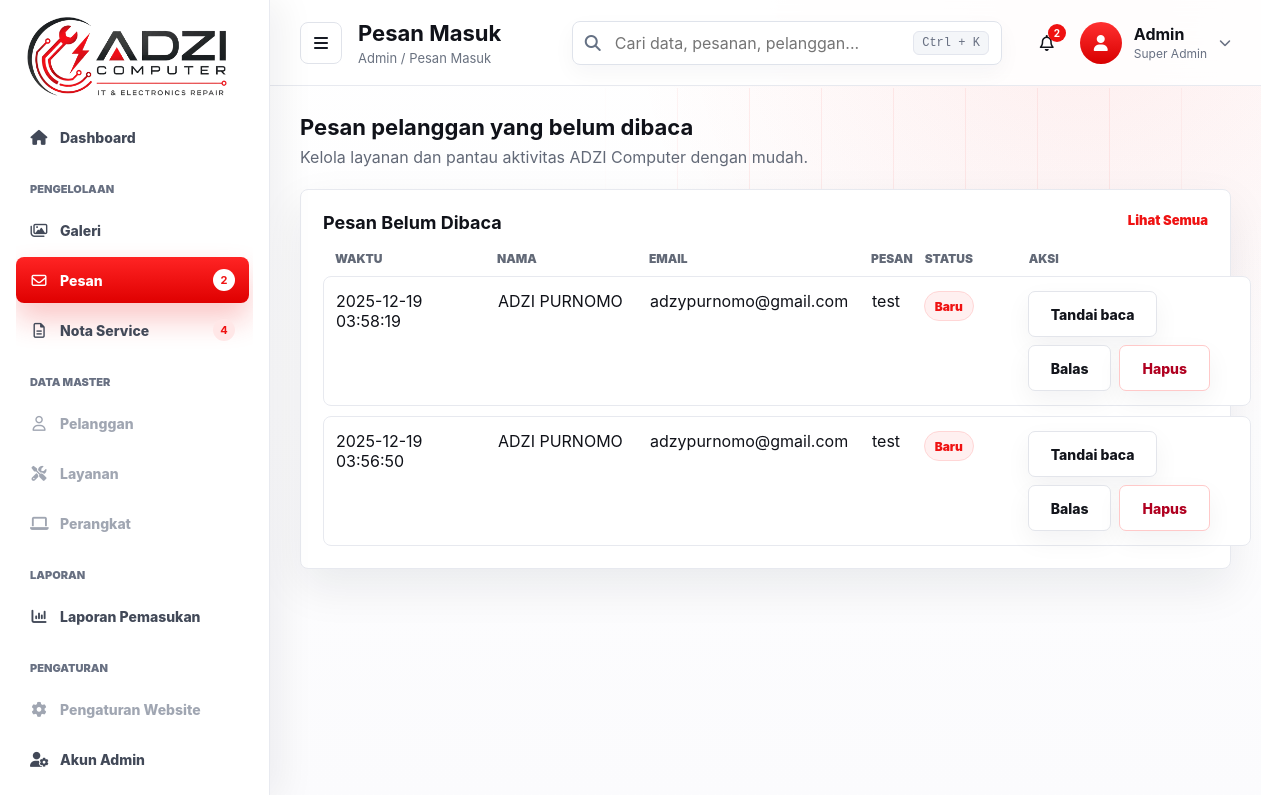
Screenshot of /admin/messages.php?filter=unread (signed in) with the database file from the repository.
### tables this page shows
CREATE TABLE messages (
  id INTEGER PRIMARY KEY AUTOINCREMENT,
  name TEXT NOT NULL,
  email TEXT NOT NULL,
  content TEXT NOT NULL,
  is_read INTEGER DEFAULT 0,
  created_at DATETIME DEFAULT CURRENT_TIMESTAMP
);

### inc/boot.php (called while the page is built, shortened)
<?php
function h($s){ return htmlspecialchars($s ?? '', ENT_QUOTES, 'UTF-8'); }

### admin/messages.php (the view, shortened to what this page needs)
<?php
require __DIR__ . '/guard.php';
require __DIR__ . '/partials/layout.php';
$filter = $_GET['filter'] ?? '';
if ($filter === 'unread') {
  $rows = $pdo->query('SELECT * FROM messages WHERE is_read = 0 ORDER BY created_at DESC')->fetchAll(PDO::FETCH_ASSOC);
} else {
  $rows = $pdo->query('SELECT * FROM messages ORDER BY created_at DESC')->fetchAll(PDO::FETCH_ASSOC);
  $subtitle = 'Kelola pesan pelanggan';
}
?>
    <section class="admin-card admin-section">
      <div class="panel-head">
        <h2><?= $filter === 'unread' ? 'Pesan Belum Dibaca' : 'Daftar Pesan' ?></h2>
        <?php if($filter === 'unread'): ?><a href="messages.php">Lihat Semua</a><?php endif; ?>
      </div>
      <?php if(!$rows): ?>
        <p class="admin-muted">Belum ada pesan masuk.</p>
      <?php else: ?>
        <div class="admin-table">
          <div class="admin-table-head">
            <span>Waktu</span>
            <span>Nama</span>
            <span>Email</span>
            <span>Pesan</span>
            <span>Status</span>
            <span>Aksi</span>
          </div>
          <?php foreach ($rows as $r): ?>
            <div class="admin-table-row">
              <span data-label="Waktu"><?= h($r['created_at']) ?></span>
              <span data-label="Nama"><?= h($r['name']) ?></span>
              <span data-label="Email"><?= h($r['email']) ?></span>
              <span data-label="Pesan"><?= nl2br(h($r['content'])) ?></span>
              <span data-label="Status">
                <?php if($r['is_read']): ?>
                  <span class="status-badge read">Terbaca</span>
                <?php else: ?>
                  <span class="status-badge">Baru</span>
                <?php endif; ?>
              </span>
              <span data-label="Aksi">
                <div class="actions-inline">
                  <?php if(!$r['is_read']): ?>
                    <form method="post">
                      <button class="btn" type="submit">Tandai baca</button>
                    </form>
                  <?php endif; ?>
                  <a class="btn" href="mailto:<?= h($r['email']) ?>?subject=Balasan%20dari%20ADZI%20Computer">Balas</a>
                  <form method="post" onsubmit="return confirm('Hapus pesan dari: <?= h($r['name']) ?> ?')">
                    <button class="btn danger" type="submit">Hapus</button>
                  </form>
                </div>
              </span>
            </div>
          <?php endforeach; ?>
        </div>
      <?php endif; ?>
    </section>

### assets/css/base.css (style rules this page uses)
:root { --bg:#ffffff; --surface:#ffffff; --text:#11131a; --muted:#626977; --line:#e8e9ee; --soft:#f7f8fb; --red:#ef1212; --red-dark:#c90000; --red-soft:#fff0f0; --shadow:0 18px 45px rgba(15,22,40,.08); --shadow-sm:0 8px 24px rgba(15,22,40,.07); --radius:8px; --container:1110px; }
* { box-sizing:border-box }
html { scroll-behavior:smooth }
html,body { min-height:100% }
body { margin:0; font-family:Inter,system-ui,-apple-system,BlinkMacSystemFont,"Segoe UI",sans-serif; color:var(--text); background: radial-gradient(circle at 90% 8%, rgba(239,18,18,.06), transparent 34%), linear-gradient(180deg,#fff 0%,#fff 45%,#fbfbfd 100%); overflow-x:hidden; }
body::before { content:""; position:absolute; top:88px; right:0; width:min(54vw,720px); height:430px; pointer-events:none; opacity:.42; background-image: linear-gradient(90deg,transparent 0 35%,rgba(239,18,18,.16) 35% 36%,transparent 36%), linear-gradient(0deg,transparent 0 48%,rgba(239,18,18,.12) 48% 49%,transparent 49%); background-size:72px 52px; mask-image:linear-gradient(90deg,transparent,#000 22%,#000 80%,transparent); }
a { color:inherit }
button,input,textarea { font:inherit }
.cta,.btn { display:inline-flex; align-items:center; justify-content:center; gap:10px; min-height:46px; padding:0 22px; border-radius:7px; font-weight:800; font-size:14px; text-decoration:none; border:1px solid transparent; transition:transform .18s ease,box-shadow .18s ease,background .18s ease,border-color .18s ease; }
.btn { color:#12141b; background:#fff; border-color:#e3e5eb; box-shadow:0 10px 26px rgba(12,18,32,.05); }

### assets/css/admin.css (style rules this page uses)
:root { --admin-red: #ef1212; --admin-red-dark: #c90000; --admin-line: #e7e9ef; --admin-soft: #fbfbfd; --admin-muted: #626977; --admin-text: #101219; --admin-shadow: 0 18px 45px rgba(15, 22, 40, .08); }
body.admin-body { min-height: 100dvh; color: var(--admin-text); background: radial-gradient(circle at 86% 0, rgba(239, 18, 18, .07), transparent 34%), linear-gradient(180deg, #fff 0%, #fbfbfd 100%); }
.admin-body .admin-topbar, .admin-body .admin-card, .admin-body .admin-alert { animation: adminFadeUp .5s cubic-bezier(.2, .8, .2, 1) both; }
.admin-body .admin-card:nth-of-type(2) { animation-delay: .12s }
.admin-card { background: #fff; border: 1px solid var(--admin-line); border-radius: 8px; box-shadow: var(--admin-shadow); transition: border-color .22s ease, box-shadow .22s ease, transform .22s ease; }
.admin-section { padding: 22px }
.admin-form h2, .admin-section h2 { margin: 0 0 16px; font-size: 20px; }
.btn.danger { color: #b00020; background: #fff; border-color: #ffc9c9; }
.admin-table { display: grid; gap: 10px }
.admin-table-head, .admin-table-row { display: grid; grid-template-columns: 150px 140px 210px 1fr 92px 210px; gap: 12px; align-items: start; }
.admin-table-head { padding: 0 12px; color: var(--admin-muted); font-size: 12px; font-weight: 900; text-transform: uppercase; }
.admin-table-row { padding: 14px 12px; background: #fff; border: 1px solid var(--admin-line); border-radius: 8px; transition: border-color .2s ease, box-shadow .2s ease, transform .2s ease; animation: adminFadeUp .45s cubic-bezier(.2, .8, .2, 1) both; }
.status-badge { display: inline-flex; align-items: center; min-height: 30px; padding: 0 10px; color: var(--admin-red); background: var(--red-soft); border: 1px solid #ffd6d6; border-radius: 999px; font-size: 12px; font-weight: 900; }
.actions-inline { display: flex; gap: 8px; flex-wrap: wrap }
.admin-layout-body { min-height: 100vh; background: radial-gradient(circle at 92% 10%, rgba(239, 18, 18, .08), transparent 26%), linear-gradient(180deg, #fff 0%, #f7f8fb 100%); }
.panel-head { display: flex; align-items: flex-start; justify-content: space-between; gap: 16px; margin-bottom: 18px; }
.panel-head h2 { margin: 0; font-size: 18px; }
.panel-head>a, .panel-head>span { color: #ef1212; font-size: 13px; font-weight: 900; text-decoration: none; }

### rows the page displays
messages: created_at "2025-12-19 03:58:19", name "ADZI PURNOMO", email "adzypurnomo@gmail.com", content "test", is_read "Baru"
messages: created_at "2025-12-19 03:56:50", name "ADZI PURNOMO", email "adzypurnomo@gmail.com", content "test", is_read "Baru"

### other values shown
$unreadCount "2"
$invoiceCount "4"
$pageTitle "Pesan Masuk"
$adminName "Admin"
$adminRole "Super Admin"
$subtitle ?: $pageTitle "Pesan pelanggan yang belum dibaca"
